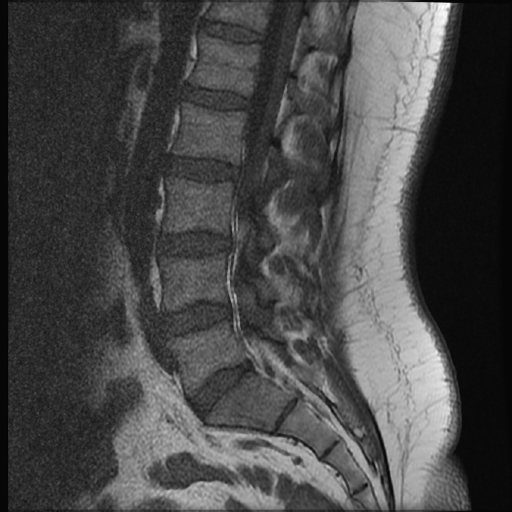
#> input picture training_img/normal/normal_f8.jpg, 1024 x 1024 px, found by its file name (shown at 1/2 size)
$ python ITRI_Project2_1.py   (older library calls are emulated)
#> lines starting #> are read from the running program, lines starting #| are printed output that depends on the picture; after the words box and inside, x2 and y2 are one past the last pixel; in counts of white or black regions, pixels touching at a corner belong together
#> further down, img is the input picture: shape (1024, 1024, 3); min 0, max 255, mean 72.2
### Ben/functions/color_quanlification.py
# import the necessary packages
from sklearn.cluster import MiniBatchKMeans
import numpy as np
import cv2

def color_quanlification(image):

    color_num=3    # n-clusters
    # load the image and grab its width and height
    (h, w) = image.shape[:2]
#> h = 512; w = 512

    # convert the image from the RGB color space to the L*a*b*
    # color space -- since we will be clustering using k-means
    # which is based on the euclidean distance, we'll use the
    # L*a*b* color space where the euclidean distance implies
    # perceptual meaning
    image = cv2.cvtColor(image, cv2.COLOR_BGR2LAB)
#> image: shape (512, 512, 3); mean of channels 0, 1, 2 76.1, 128, 128

    # reshape the image into a feature vector so that k-means
    # can be applied
    image = image.reshape((image.shape[0] * image.shape[1], 3))  #(M, N, 3) image reshapes it into a (M x N, 3) feature vector.

    # apply k-means using the specified number of clusters and
    # then create the quantized image based on the predictions
    clt = MiniBatchKMeans(n_clusters=color_num)   #指定叢數的數量
    labels = clt.fit_predict(image)               #開始分群且“預測”原始圖像中每個像素的量化顏色。 通過確定輸入像素最接近哪個質心來處理該預測。
    quant = clt.cluster_centers_.astype("uint8")[labels]   #創建分群後的圖片

    # reshape the feature vectors to images
    quant = quant.reshape((h, w, 3))
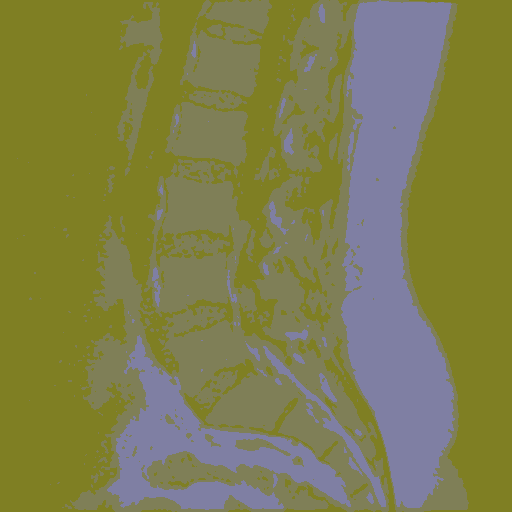
#> quant: shape (512, 512, 3); mean of channels 0, 1, 2 75.9, 127, 127; drawn as B, G, R
    # convert from L*a*b* to RGB
    quant = cv2.cvtColor(quant, cv2.COLOR_LAB2BGR)
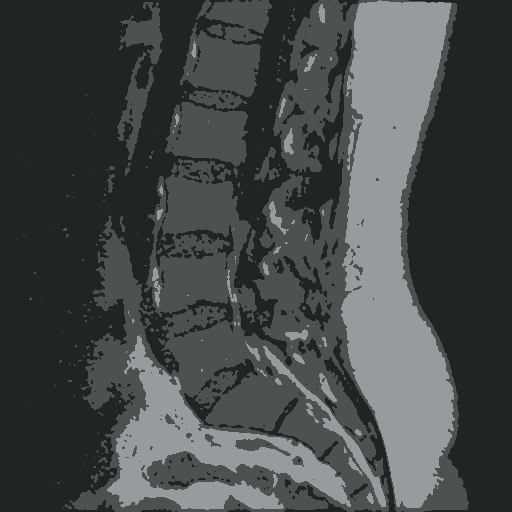
#> quant: shape (512, 512, 3); mean B, G, R 73.7, 73, 70
    quant = cv2.cvtColor(quant, cv2.COLOR_BGR2GRAY)
#> quant: shape (512, 512)

    return quant

def middle_color(cq_img):
    maxv=np.amax(cq_img)
#> maxv = 154
    minv=np.amin(cq_img)
#> minv = 35
    roi=np.empty(cq_img.shape,cq_img.dtype)
    for i in range(cq_img.shape[0]):
        for j in range(cq_img.shape[1]):
            if(cq_img[i,j]!=maxv and cq_img[i,j]!=minv):
                roi[i,j]=255
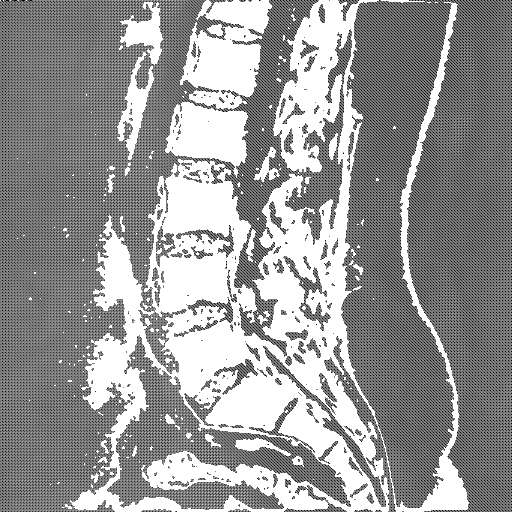
#> roi: shape (512, 512); min 0, max 255, mean 152
    return roi

### Ben/functions/functions.py
import cv2
import numpy as np
import pandas as pd

# [120 lines left out: functions endpoint_attribution, draw, sobel, enhance, filling_hole_tl, filling_hole_br, not called in this run]

def endpoint(contours,img):
    img_color=np.copy(img)
    img_size=img.shape[0]*img.shape[1]
    num_roi = 0  # the num of effective bone's 4 end points
    df=pd.DataFrame()  #final output
    for cnt in contours:
        #find 4 corner(tl,bl,br,tr) of minAreaRect
        rect = cv2.minAreaRect(cnt)
        box = cv2.boxPoints(rect)
        corners=np.int32(box)
        #delete error area
        area=cv2.contourArea(cnt)
        rect_area=rect[1][0]*rect[1][1]
        rel_area=area/img_size
        extent=area/rect_area
        aspect_ratio=rect[1][0]/rect[1][1]
        if(rel_area > 1/20 or rel_area < 1/200 or extent < 0.6 or aspect_ratio > 1.5 or aspect_ratio < 0.5):
            continue
        #initialize end points
        num_roi += 1
        M=cv2.moments(cnt)
        cx=int(M['m10']/M['m00'])
        cy=int(M['m01']/M['m00'])
        endpoints=np.full(corners.shape,[cx,cy])
        #calculate end points
        for point in cnt:
            for i in range(0,4):
                if(cv2.norm(corners[i],point[0],cv2.NORM_L2)<cv2.norm(corners[i],endpoints[i],cv2.NORM_L2)):
                    endpoints[i]=point[0]
                else:
                    endpoints[i]=endpoints[i]
        #draw end points
        cv2.drawContours(img_color, [cnt], -1, (0, 0, 255), 1)
        cv2.putText(img_color, str(num_roi), (cx, cy), cv2.FONT_HERSHEY_SIMPLEX, 0.5, (255, 255, 255), 1, cv2.LINE_AA)
        for i in range(0,4):
            cv2.circle(img_color, (endpoints[i][0],endpoints[i][1]), 1, [0, 255, 0], 2)
        #get all features
        df=features(img_color,cnt,num_roi,endpoints,df)

    df.to_csv("all_features.csv")
    return img_color

# [24 lines left out: function features, not called in this run]

### Ben/ITRI_Project2_1.py
import numpy as np
import pandas as pd
import cv2
import functions.functions as fc
import functions.color_quanlification as cq

img=cv2.imread("..\\training_img\\normal\\normal_f8.jpg")
img=cv2.resize(img,(512,512),interpolation=cv2.INTER_CUBIC)
#gaussianblur
blur = cv2.GaussianBlur(img,(5,5),0)
#color quanlification
cq_img=cq.color_quanlification(blur)
#get middle color
binary_img=cq.middle_color(cq_img)
#morphology
kernel = np.ones((3,3),np.uint8)
opening=cv2.erode(binary_img,kernel,iterations=3)
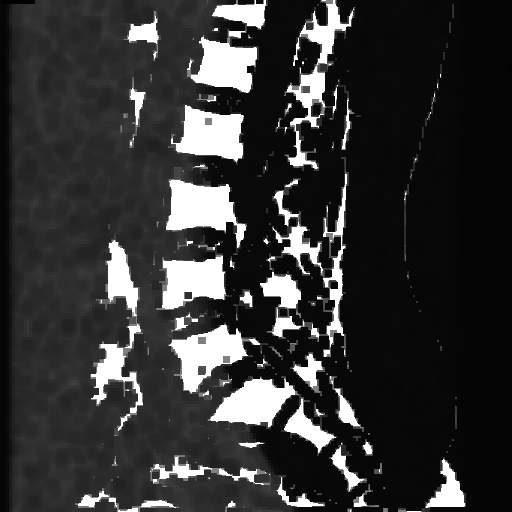
#> opening: shape (512, 512); min 0, max 255, mean 52.1
opening=cv2.dilate(opening,kernel,iterations=3)
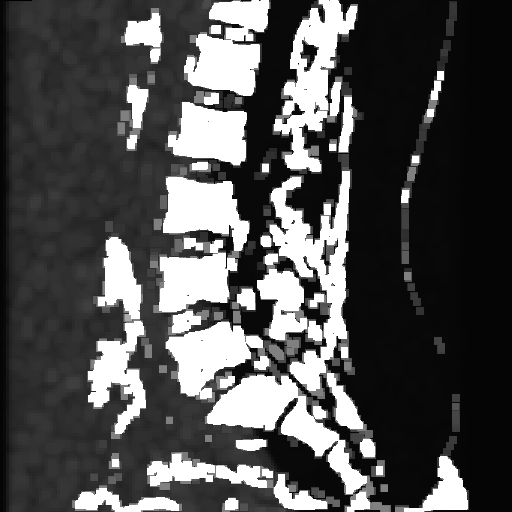
#> opening: shape (512, 512); min 0, max 255, mean 81
#opening = cv2.morphologyEx(binary_img, cv2.MORPH_OPEN, kernel)
#contuour
image, contours, hierarchy = cv2.findContours(opening,cv2.RETR_EXTERNAL,cv2.CHAIN_APPROX_SIMPLE)
#> contours = 1 item
#draw,features and endpoint
endpoint_img=fc.endpoint(contours,img)
#> the loop in endpoint, `for cnt in contours:` made 1 pass
#> (rect, box, corners, area, rect_area, rel_area, extent, aspect_ratio) on pass 1: (((255.5, 255.5), (511, 511), -90), [[511, 511], [-1.56e-14, 511], [0, 0], [511, 0]], [[511, 511], [0, 511], [0, 0], [511, 0]], 261095, 261121, 0.996, 1, 1)
#> after the loop in endpoint, `for cnt in contours:`: num_roi = 0
#stacking images side-by-side
opening=cv2.cvtColor(opening,cv2.COLOR_GRAY2BGR)
#> opening: shape (512, 512, 3)
roi_img=np.hstack((opening,endpoint_img))
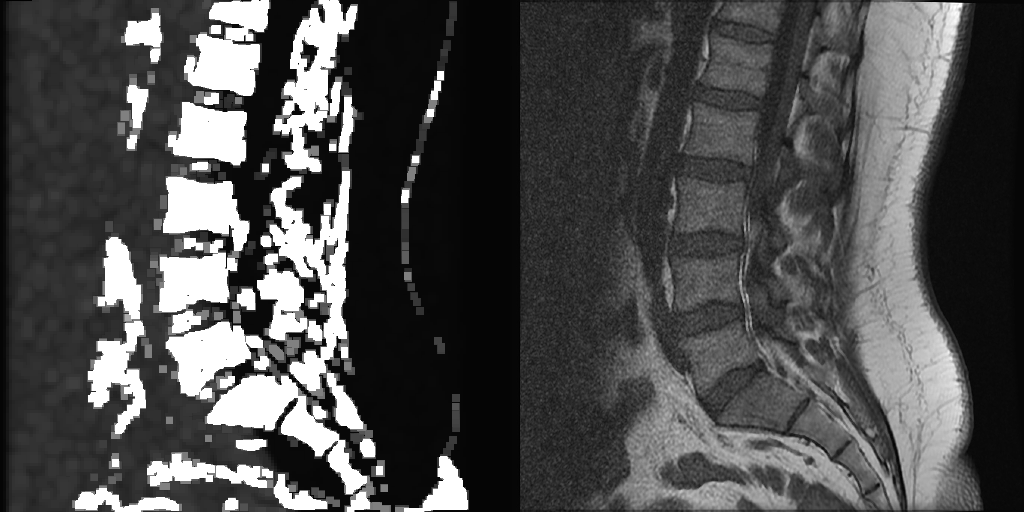
#> roi_img: shape (512, 1024, 3); min 0, max 255, mean 76.6


#show
cv2.imshow("blur",blur)
cv2.imshow("cq",cq_img)
cv2.imshow("binary",binary_img)
cv2.imshow("endpoint",endpoint_img)


#stacking images side-by-side
res=np.hstack((img,roi_img))
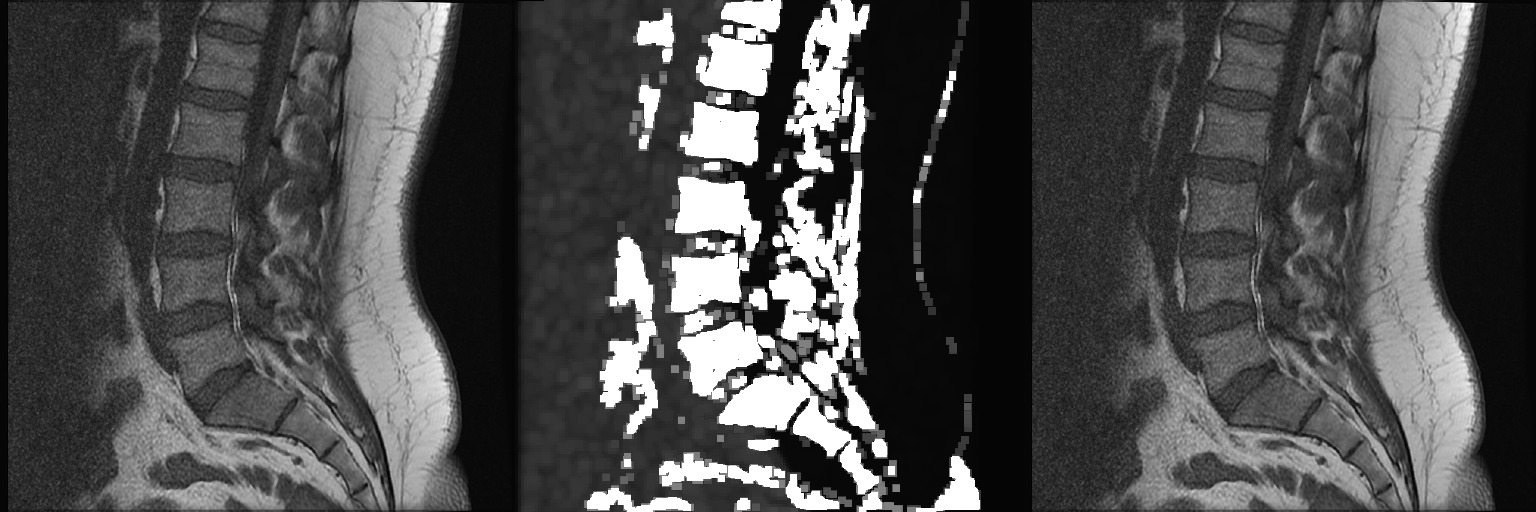
#> res: shape (512, 1536, 3); min 0, max 255, mean 75.1
cv2.imshow("result",res)
cv2.imwrite("result.jpg",res)
cv2.imwrite("normal.jpg",img)
cv2.waitKey(0)

$ run again, with training_img/normal/normal_f2.JPG copied over training_img/normal/normal_f8.jpg
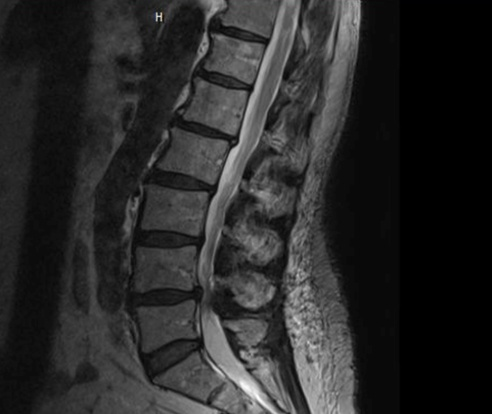
#> input picture training_img/normal/normal_f2.JPG, 492 x 414 px, found by its file name
#> img is the input picture: shape (414, 492, 3); mean B, G, R 41, 41, 41
#> img: shape (512, 512, 3)
#> image: shape (512, 512, 3); mean of channels 0, 1, 2 42.4, 128, 128
#> maxv = 111
#> minv = 14
#> `opening=cv2.dilate(opening,kernel,iterations=3)`:
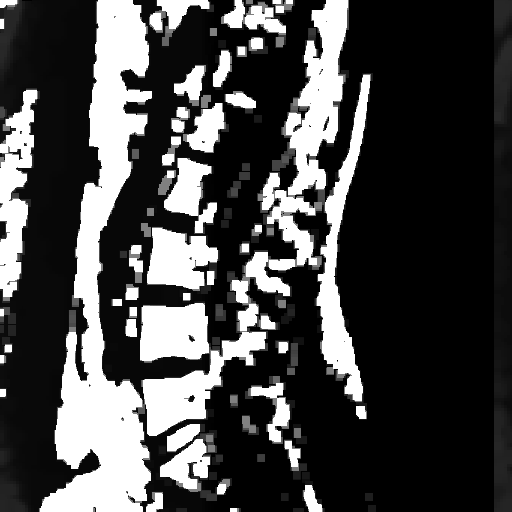
#> opening: shape (512, 512); min 0, max 255, mean 70.7
#> contours = 32 contours; largest, box (x1, y1, x2, y2) and area: (0, 0, 373, 512) 130808, (494, 0, 512, 512) 8687, (221, 0, 286, 48) 1448, (245, 376, 295, 444) 1214, (302, 472, 325, 512) 439
#> the loop in endpoint, `for cnt in contours:` made 32 passes
#> (cnt, rect, corners, area, rect_area, rel_area, extent, aspect_ratio) on passes 1 to 2: ([[293, 508], [293, 511], [303, 511], [303, 508]], ((298, 509.5), (3, 10), -90), [[303, 511], [293, 511], [293, 508], [303, 508]], 30, 30, 0.000114, 1, 0.3), ([[230, 508], [230, 511], [240, 511], [240, 508]], ((235, 509.5), (3, 10), -90), [[240, 511], [230, 511], [230, 508], [240, 508]], 30, 30, 0.000114, 1, 0.3)
#> after the loop in endpoint, `for cnt in contours:`: num_roi = 0
#> `res=np.hstack((img,roi_img))`:
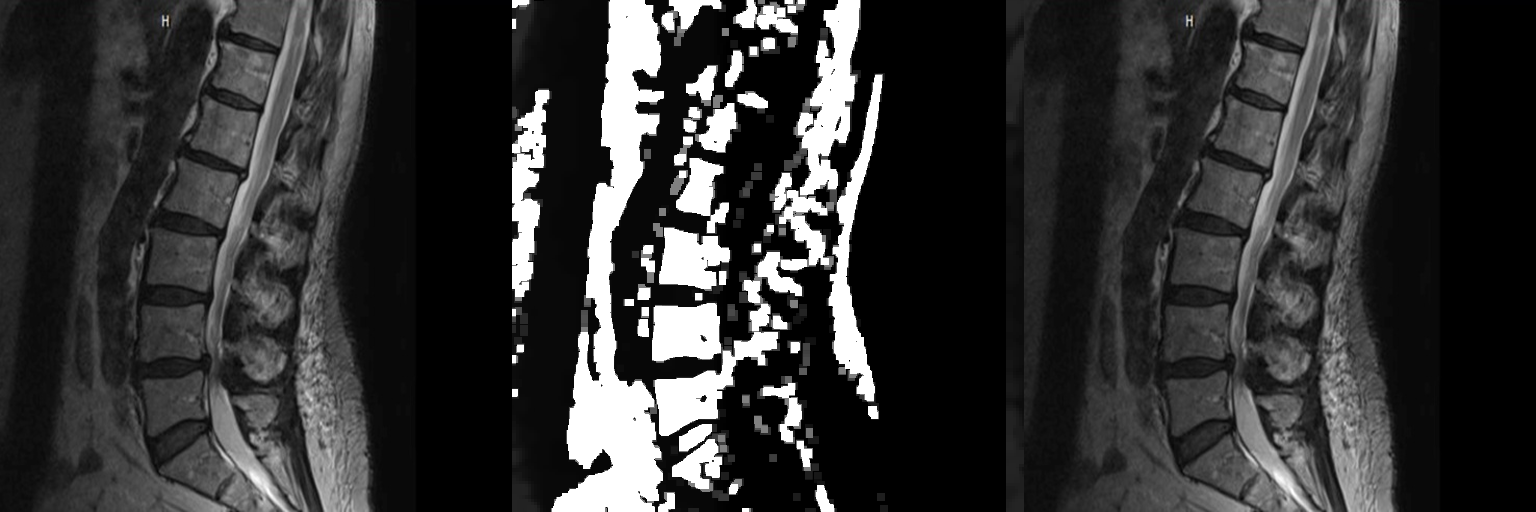
#> res: shape (512, 1536, 3); mean B, G, R 50.9, 50.9, 50.9

$ run again, with training_img/normal/normal_f5.jpg copied over training_img/normal/normal_f8.jpg
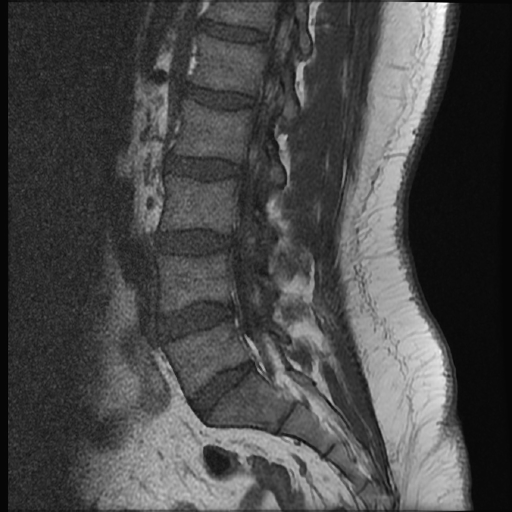
#> input picture training_img/normal/normal_f5.jpg, 1024 x 1024 px, found by its file name (shown at 1/2 size)
#> img is the input picture: shape (1024, 1024, 3); min 0, max 255, mean 72.4
#> img: shape (512, 512, 3)
#> image: shape (512, 512, 3); mean of channels 0, 1, 2 76.3, 128, 128
#> maxv = 157
#> minv = 35
#> `opening=cv2.dilate(opening,kernel,iterations=3)`:
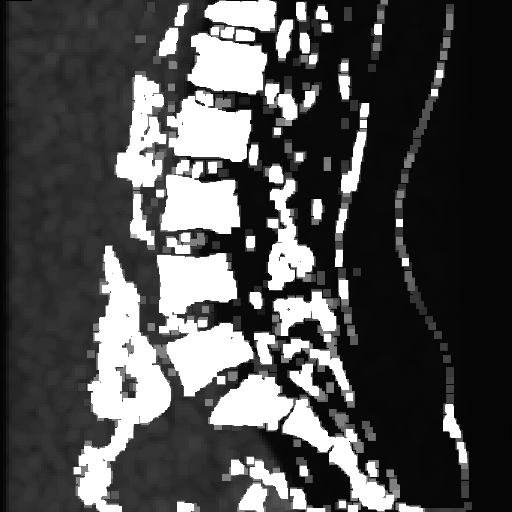
#> opening: shape (512, 512); min 0, max 255, mean 78.4
#> contours = 1 item
#> the loop in endpoint, `for cnt in contours:` made 1 pass
#> (rect, box, corners, area, rect_area, rel_area, extent, aspect_ratio) on pass 1: (((255.5, 255.5), (511, 511), -90), [[511, 511], [-1.56e-14, 511], [0, 0], [511, 0]], [[511, 511], [0, 511], [0, 0], [511, 0]], 261095, 261121, 0.996, 1, 1)
#> after the loop in endpoint, `for cnt in contours:`: num_roi = 0
#> `res=np.hstack((img,roi_img))`:
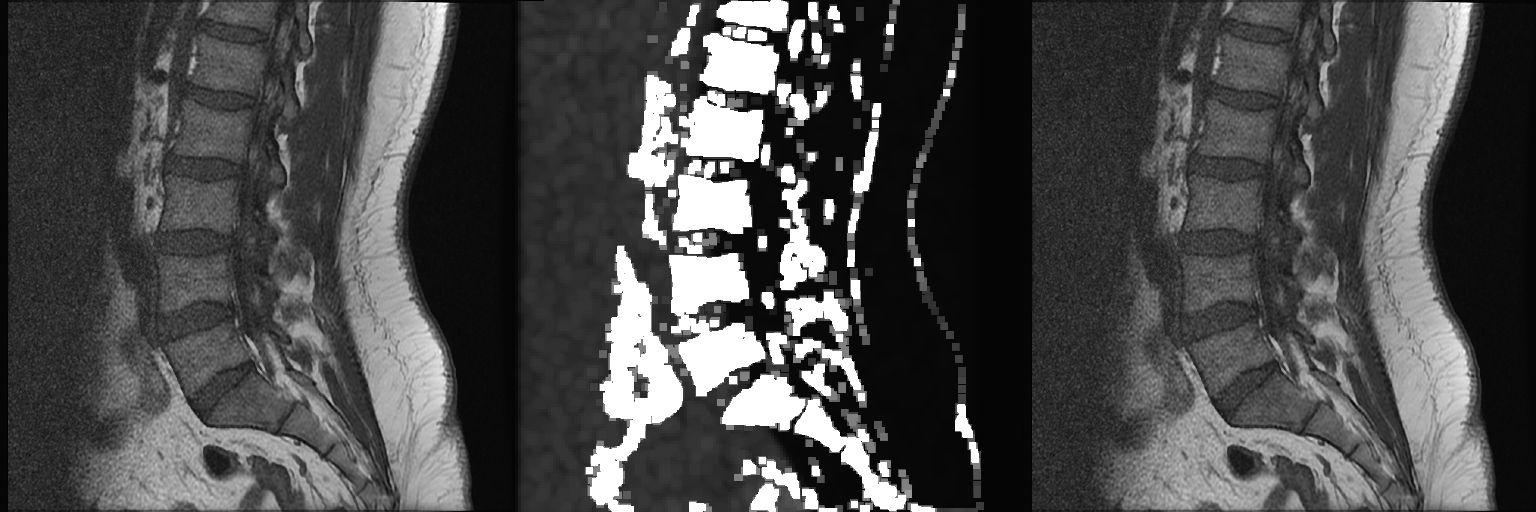
#> res: shape (512, 1536, 3); min 0, max 255, mean 74.4
